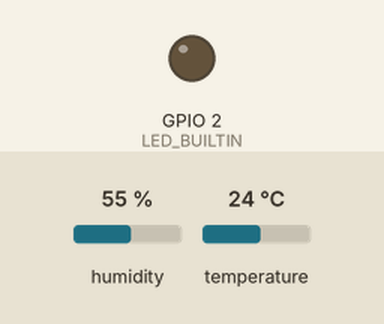
A program run on a simulated ESP32. Shown: output pins drawn as LEDs (lit = HIGH). The test bench sets the inputs (shaded band); at power-on: humidity 55 %, temperature 24 °C. What the program prints to the serial monitor is not drawn.

Above: at 2.5 s.
At 5.5 s:
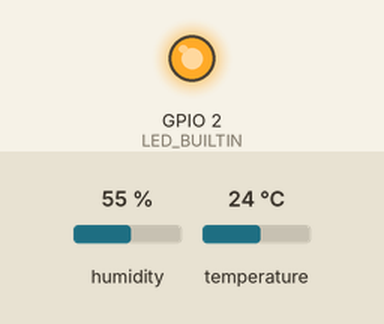
Timing chart, 0 to 6.5 s (numbered marks = the images above):
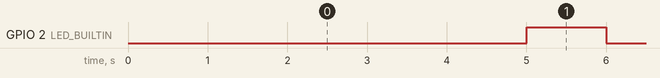

Measured:
- by itself, GPIO 2 (LED_BUILTIN): alternates HIGH for 1.0 s and LOW for 4.0 s

The program:

main.cpp
```cpp
#include <Arduino.h>
#include <Adafruit_Sensor.h>
#include <DHT.h>
#include <DHT_U.h>
#include <WiFi.h>
#include <esp_now.h>

#define DHTPIN 22
#define DHTTYPE DHT11

DHT dht(DHTPIN, DHTTYPE);

uint8_t broadcastAddress[] = {0x5C, 0x01, 0x3B, 0x73, 0x6C, 0x18};

struct DHTData
{
  char humidity[65];
  char temperature[65];
};
DHTData dhtData;
char buffer[65];

void onDataSend(const uint8_t *mac_addr, esp_now_send_status_t status)
{
  Serial.println("Status do envio: ");
  if (status == ESP_NOW_SEND_SUCCESS)
  {
    Serial.println("OK");
  }
  else
  {
    Serial.println("Falha no envio");
  }
}

void setup()
{
  Serial.begin(115200);
  dht.begin();
  pinMode(LED_BUILTIN, OUTPUT);

  WiFi.mode(WIFI_STA);
  Serial.println("Endereço MAC: " + WiFi.macAddress());

  if (esp_now_init() != ESP_OK)
  {
    Serial.println("Erro ao inicializar ESP-NOW");
    return;
  }

  esp_now_register_send_cb(onDataSend);

  esp_now_peer_info_t peerInfo = {};
  memcpy(peerInfo.peer_addr, broadcastAddress, 6);

  peerInfo.channel = 0;
  peerInfo.encrypt = false;

  if (esp_now_add_peer(&peerInfo) != ESP_OK)
  {
    Serial.println("Erro ao adicionar peer");
    return;
  }
}

unsigned long lastTime = 0;
int counter = 0;

void loop()
{
  if (millis() - lastTime >= 1000)
  {
    lastTime = millis();
    float hum = dht.readHumidity();
    float temp = dht.readTemperature();

    Serial.print("Temperatura: ");
    Serial.println(temp);
    Serial.print("Humidade: ");
    Serial.println(hum);

    strcpy(dhtData.humidity, dtostrf(hum, 6, 2, buffer));
    strcpy(dhtData.temperature, dtostrf(temp, 6, 2, buffer));

    esp_err_t result = esp_now_send(
        broadcastAddress,
        (uint8_t *)&dhtData,
        sizeof(dhtData));

    counter++;
    if (result == ESP_OK)
    {
      Serial.println("Enviado com sucesso");

      if (counter == 5)
      {
        digitalWrite(LED_BUILTIN, HIGH);
        counter = 0;
      }
      else
      {
        digitalWrite(LED_BUILTIN, LOW);
      }
    }
    else
    {
      Serial.println("Erro ao enviar");
    }
  }
}
```
